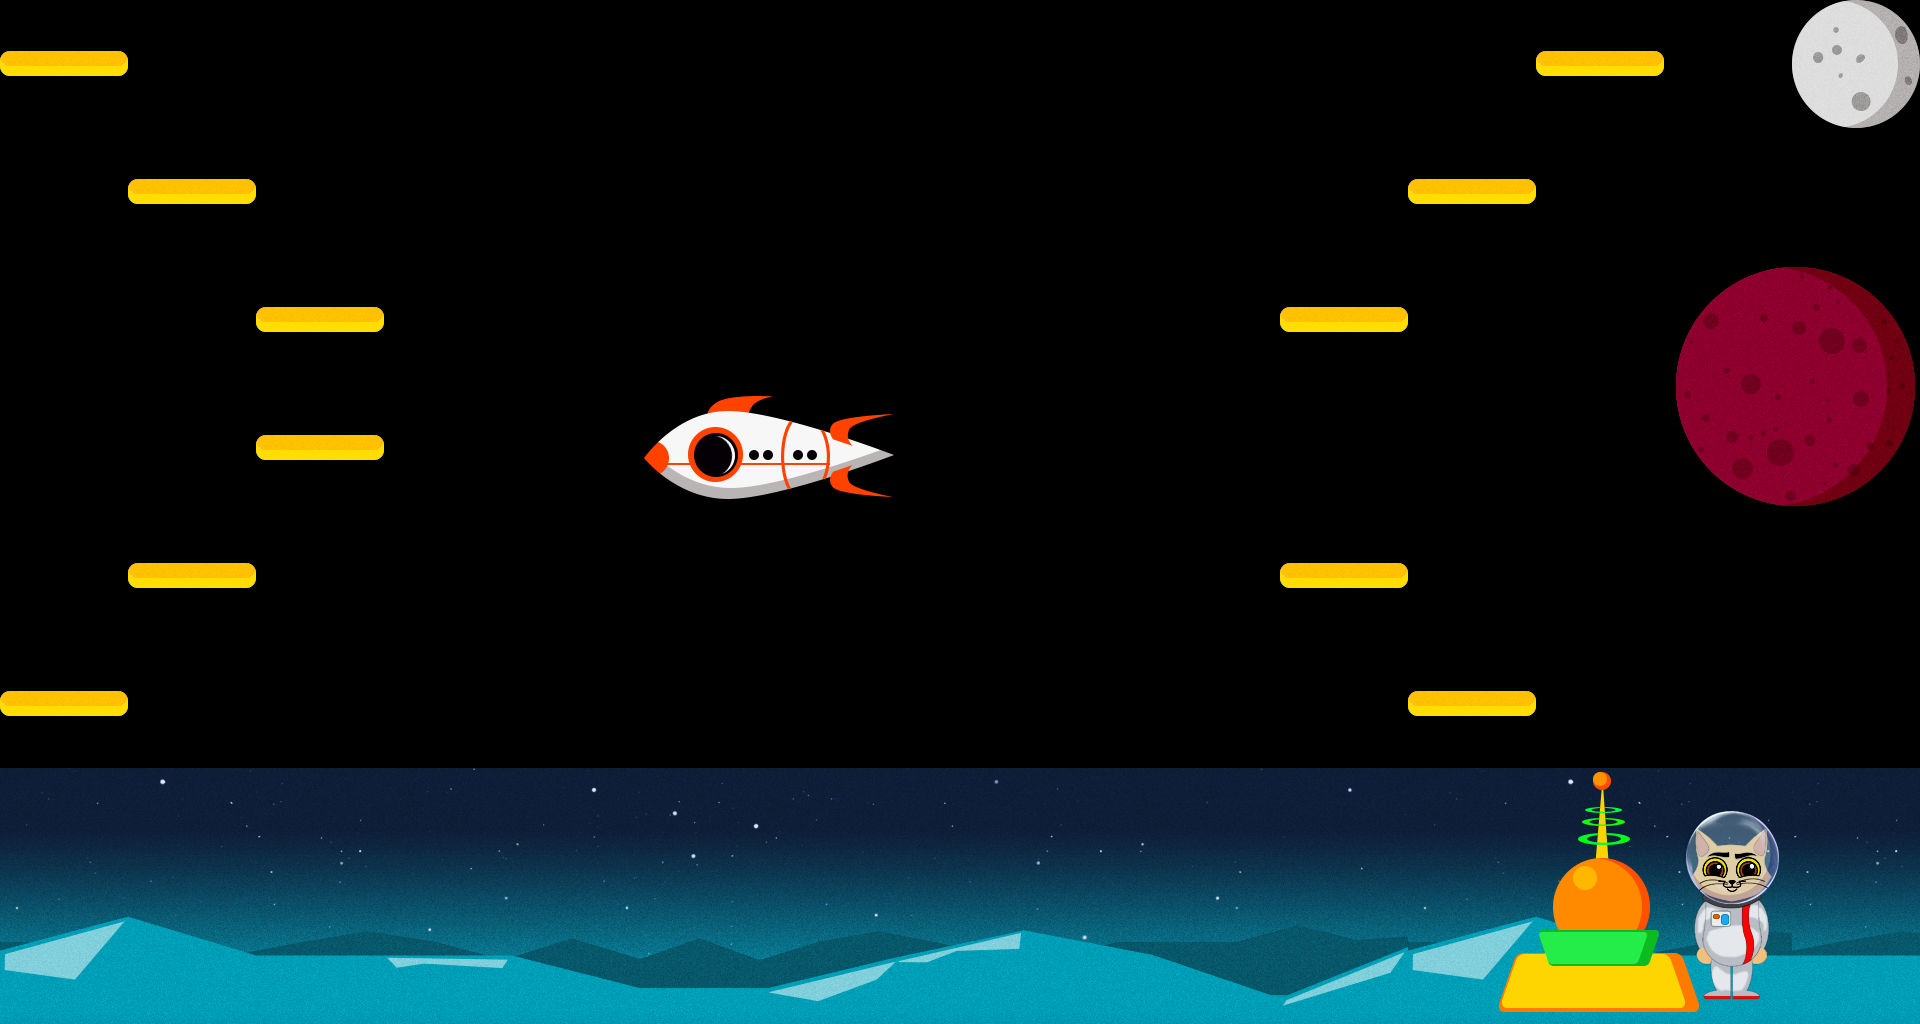

This game map was drawn from its Tiled (.tmx) file and the tilesets committed beside it. A one-line description and the full map source follow:
An orthogonal 15x8 tile map with 128x128 px tiles, 3 tile layers (BackgroudLayer, PlayerLayer, GameLayer), 2 tilesets.

<map version="1.0" tiledversion="1.1.0" orientation="orthogonal" renderorder="right-down" width="15" height="8" tilewidth="128" tileheight="128" infinite="0" nextobjectid="1">
 <tileset firstgid="1" source="tiles.tsx" />
 <tileset firstgid="65" source="template_assets_v1.tsx" />
 <layer name="BackgroudLayer" width="15" height="8">
  <data encoding="csv">
0,0,0,0,0,0,0,0,0,0,0,0,0,0,0,
0,0,0,0,0,0,0,0,0,0,0,0,0,0,0,
0,0,0,0,0,0,0,0,0,0,0,0,0,0,0,
0,0,0,0,0,0,0,0,0,0,0,0,0,0,0,
0,0,0,0,0,0,0,0,0,0,0,0,0,0,0,
0,0,0,0,0,0,0,0,0,0,0,0,0,0,0,
158,159,160,161,162,163,164,165,166,167,168,158,159,160,160,
173,174,175,176,177,178,179,180,181,182,183,173,174,175,175
</data>
 </layer>
 <layer name="PlayerLayer" width="15" height="8">
  <data encoding="csv">
0,0,0,0,0,0,0,0,0,0,0,0,0,0,0,
0,0,0,0,0,0,0,0,0,0,0,0,0,0,0,
0,0,0,0,0,0,0,0,0,0,0,0,0,0,0,
0,0,0,0,0,0,0,0,0,0,0,0,0,0,0,
0,0,0,0,0,0,0,0,0,0,0,0,0,0,0,
0,0,0,0,0,0,0,0,0,0,0,0,0,0,0,
0,0,0,0,0,0,0,0,0,0,0,0,0,137,0,
0,0,0,0,0,0,0,0,0,0,0,0,0,152,0
</data>
 </layer>
 <layer name="GameLayer" width="15" height="8">
  <data encoding="csv">
122,0,0,0,0,0,0,0,0,0,0,0,122,0,117,
0,122,0,0,0,0,0,0,0,0,0,122,0,0,0,
0,0,122,0,0,0,0,0,0,0,122,0,0,113,114,
0,0,122,0,0,92,93,0,0,0,0,0,0,128,129,
0,122,0,0,0,0,0,0,0,0,122,0,0,0,0,
122,0,0,0,0,0,0,0,0,0,0,122,0,0,0,
0,0,0,0,0,0,0,0,0,0,0,89,90,91,0,
0,0,0,0,0,0,0,0,0,0,0,104,105,106,0
</data>
 </layer>
</map>
